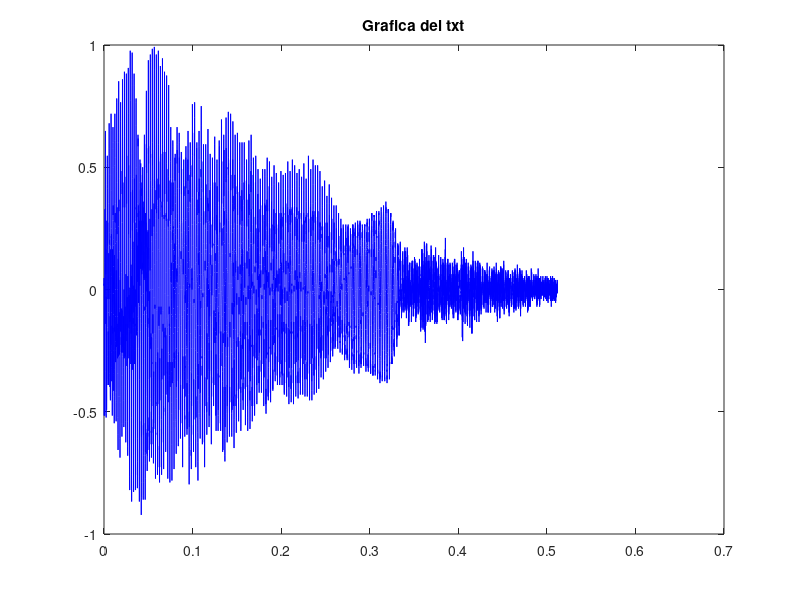
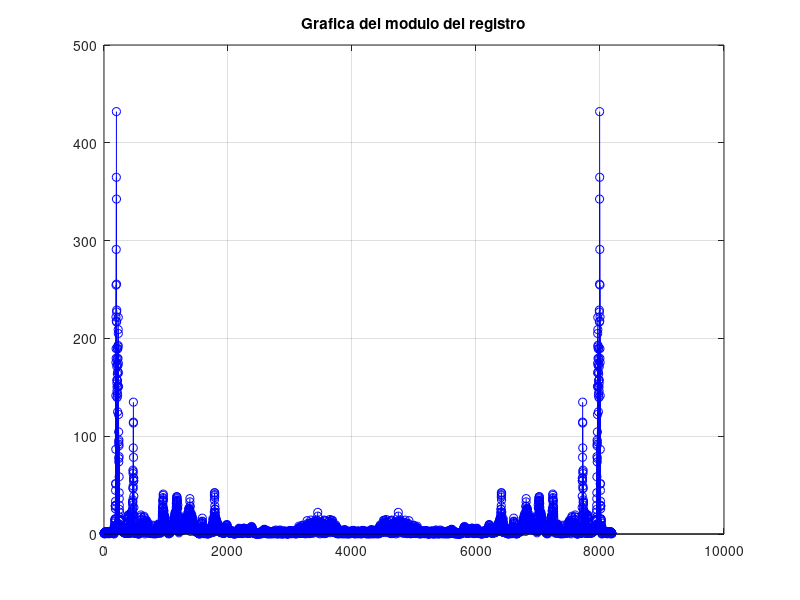
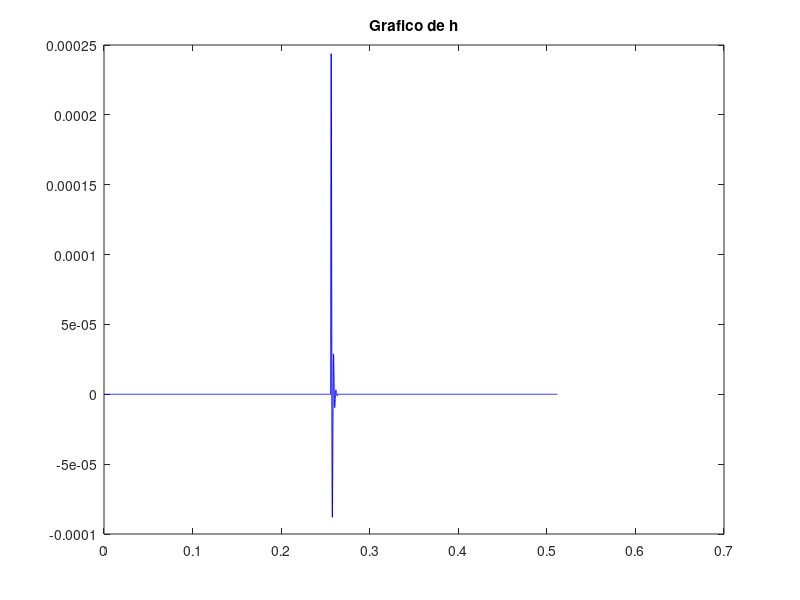
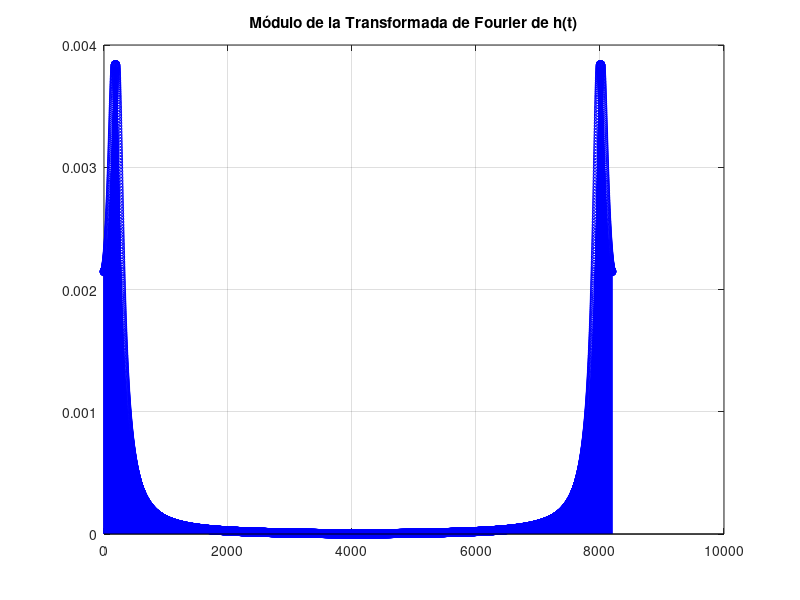

Recreate these plots in MATLAB, in order.
function globalLucianoGiacomelli
  g=load('audiovoz02.txt','-ascii');
  N=length(g)
  t0=0;
  fs=16000;
  Dt=1/fs;
  w0 = 2*pi/N;
  Dw = 2*pi / (N*Dt)
  for k=1:N
    tr(k)=t0+(k-1)*Dt;
  endfor

  figure(1)
  plot(tr,g(1:N),'b');
  title('Grafica del txt')
  printf("El valor de Dt = %.3f\n", Dt*10^4);
  printf("El valor de Dw = %.3f\n", Dw);
  Gr=fft(g,N);
    for k=1:N
    Gmod(k)=abs(Gr(k));
  endfor
[Adm,max_index]=max(Gmod);
fm=(max_index-1)*Dw;
printf("El valor de Adm = %.2f\n", Adm);
printf("El valor de fm = %.2f Hz\n", fm);
  figure(2);
  stem(Gmod(1:N),'b');
  grid on;
  title('Grafica del modulo del registro')
  % Parámetros iniciales
zeta = 0.4;
wn = fm;
N = length(g);
Dt = 1 / fs;
t(1) = 0;
x1(1) = 0;
x2(1) = 0;
x3(1) = 0;
h_t = zeros(1, N);
escalon = zeros(N);

    %es raro, esta es la escalonada
    for i = 1:N

        if tr(i) < N / (fs * 2)
            escalon(i) = 0;
        else
            escalon(i) = 1;
        end

    end

    derivada = zeros(N, 1);

    for i = 1:N

        switch (i)
            case 1
                derivada(1) = (1 / (2 * Dt)) * (-3 * escalon(1) + 4 * escalon(2) - escalon(3));
            case N
                derivada(N) = (1 / (2 * Dt)) * (3 * escalon(N) - 4 * escalon(N - 1) + escalon(N - 2));
            otherwise
                derivada(i) = (1 / (2 * Dt)) * (-escalon(i - 1) + escalon(i + 1));

        end

    end

% Método de Euler explícito
for j = 1:N
    t(j+1) = t(j) + Dt;
    x1(j+1) = x1(j) + Dt * (x2(j) + derivada(j));
    x2(j+1) = x2(j) + Dt * ((-(wn*wn))*x1(j) - 2*zeta*wn*x2(j));
    x3(j+1) = x3(j) + Dt * (1*x1(j) - wn*x3(j));
    h_t(j) = x3(j);  % Salida de la función
endfor
figure(3)
plot(tr,h_t,'b')
title('Grafico de h')
HK=fft(h_t);
    for k=1:N
    Hmod(k)=abs(HK(k));
  endfor
    % Graficar el módulo de H(k)
    figure(4);
    stem(Hmod(1:N),'b');
    title('Módulo de la Transformada de Fourier de h(t)');
    grid on;
    Ah = Hmod(max_index) %Necesito sacar este modulo con el indice que obtuve para sacar la amplitud maxima
  printf("El valor de Ah en f_m = %.3f\n", Ah * 10^6);
    yf = zeros(1, N);
for j = 1:N
    t(j+1) = t(j) + Dt;
    x1(j+1) = x1(j) + Dt * (x2(j) + g(j));
    x2(j+1) = x2(j) + Dt * ((-(wn*wn))*x1(j) - 2*zeta*wn*x2(j));
    x3(j+1) = x3(j) + Dt * (1*x1(j) - wn*x3(j));
    yf(j) = x3(j);  %Salida de la funcion
endfor
  % Graficar yf(t_n)
  figure(5);
  plot(tr, yf, 'b');
  title('Función Filtrada yf(t)');
  xlabel('Tiempo [s]');
  ylabel('Amplitud');
  grid on;
  % Transformada de Fourier de yf(t_n)
  YF = fft(yf);
  for k=1:N
  YFmod(k) = abs(YF(k));
  endfor
  % Graficar el módulo de YF(k)
  figure(6);
  stem(YFmod, 'b');
  title('Módulo de la Transformada de Fourier de yf(t)');
  grid on;
 %  Amplitud en f_m para YF(k)
  Ay = YFmod(max_index)
  printf("El valor de Ay en f_m = %.2f\n", Ay * 10^8);
  %Elegi el metodo de euler explicito para resolver las EDO porque es simple, eficiente y adecuado para sistemas discretos. Y no tiene tanto error del resultado original
  endfunction
